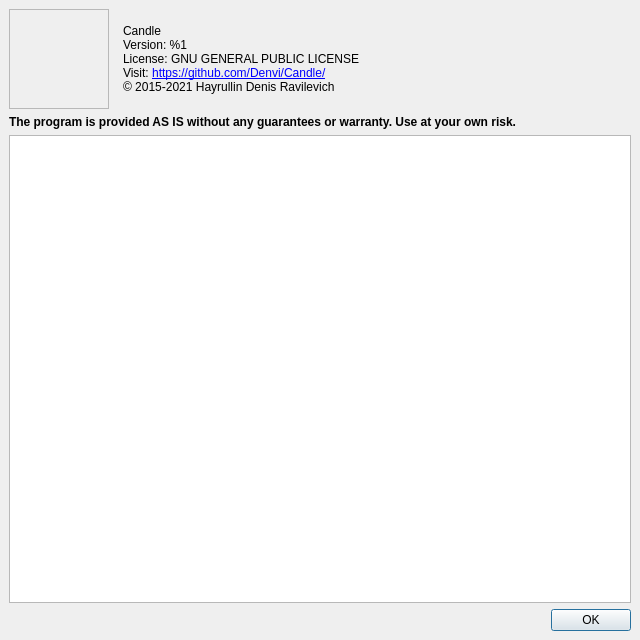
<?xml version="1.0" encoding="UTF-8"?>
<ui version="4.0">
 <class>frmAbout</class>
 <widget class="QDialog" name="frmAbout">
  <property name="geometry">
   <rect>
    <x>0</x>
    <y>0</y>
    <width>640</width>
    <height>640</height>
   </rect>
  </property>
  <property name="windowTitle">
   <string>About</string>
  </property>
  <property name="windowIcon">
   <iconset resource="images.qrc">
    <normaloff>:/images/candle2_256.png</normaloff>:/images/candle2_256.png</iconset>
  </property>
  <property name="styleSheet">
   <string notr="true">QWidget {
	font-size: 9pt;
}</string>
  </property>
  <layout class="QVBoxLayout" name="verticalLayout">
   <property name="leftMargin">
    <number>9</number>
   </property>
   <property name="topMargin">
    <number>9</number>
   </property>
   <property name="rightMargin">
    <number>9</number>
   </property>
   <property name="bottomMargin">
    <number>9</number>
   </property>
   <item>
    <layout class="QHBoxLayout" name="horizontalLayout_2" stretch="0,0,1">
     <property name="spacing">
      <number>14</number>
     </property>
     <item>
      <widget class="QFrame" name="frame">
       <property name="minimumSize">
        <size>
         <width>100</width>
         <height>100</height>
        </size>
       </property>
       <property name="styleSheet">
        <string notr="true">image: url(:/images/candle2_256.png);</string>
       </property>
       <property name="frameShape">
        <enum>QFrame::StyledPanel</enum>
       </property>
       <property name="frameShadow">
        <enum>QFrame::Raised</enum>
       </property>
      </widget>
     </item>
     <item>
      <widget class="QLabel" name="lblAbout">
       <property name="text">
        <string>&lt;html&gt;&lt;head/&gt;&lt;body&gt;&lt;p&gt;Candle&lt;br/&gt;Version: %1&lt;br/&gt;License: GNU GENERAL PUBLIC LICENSE&lt;br/&gt;Visit: &lt;a href=&quot;https://github.com/Denvi/Candle/&quot;&gt;&lt;span style=&quot; text-decoration: underline; color:#0000ff;&quot;&gt;https://github.com/Denvi/Candle/&lt;br/&gt;&lt;/span&gt;&lt;/a&gt;© 2015-2021 Hayrullin Denis Ravilevich&lt;/p&gt;&lt;/body&gt;&lt;/html&gt;</string>
       </property>
       <property name="alignment">
        <set>Qt::AlignLeading|Qt::AlignLeft|Qt::AlignVCenter</set>
       </property>
      </widget>
     </item>
     <item>
      <spacer name="horizontalSpacer_2">
       <property name="orientation">
        <enum>Qt::Horizontal</enum>
       </property>
       <property name="sizeHint" stdset="0">
        <size>
         <width>40</width>
         <height>20</height>
        </size>
       </property>
      </spacer>
     </item>
    </layout>
   </item>
   <item>
    <widget class="QLabel" name="label_2">
     <property name="text">
      <string>&lt;html&gt;&lt;head/&gt;&lt;body&gt;&lt;p&gt;&lt;span style=&quot; font-weight:600;&quot;&gt;The program is provided AS IS without any guarantees or warranty. Use at your own risk.&lt;/span&gt;&lt;/p&gt;&lt;/body&gt;&lt;/html&gt;</string>
     </property>
     <property name="wordWrap">
      <bool>true</bool>
     </property>
    </widget>
   </item>
   <item>
    <widget class="QPlainTextEdit" name="txtLicense">
     <property name="font">
      <font>
       <pointsize>9</pointsize>
      </font>
     </property>
     <property name="readOnly">
      <bool>true</bool>
     </property>
    </widget>
   </item>
   <item>
    <layout class="QHBoxLayout" name="horizontalLayout">
     <item>
      <spacer name="horizontalSpacer">
       <property name="orientation">
        <enum>Qt::Horizontal</enum>
       </property>
       <property name="sizeHint" stdset="0">
        <size>
         <width>40</width>
         <height>20</height>
        </size>
       </property>
      </spacer>
     </item>
     <item>
      <widget class="QPushButton" name="cmdOk">
       <property name="text">
        <string>OK</string>
       </property>
      </widget>
     </item>
    </layout>
   </item>
  </layout>
 </widget>
 <resources>
  <include location="images.qrc"/>
 </resources>
 <connections/>
</ui>
